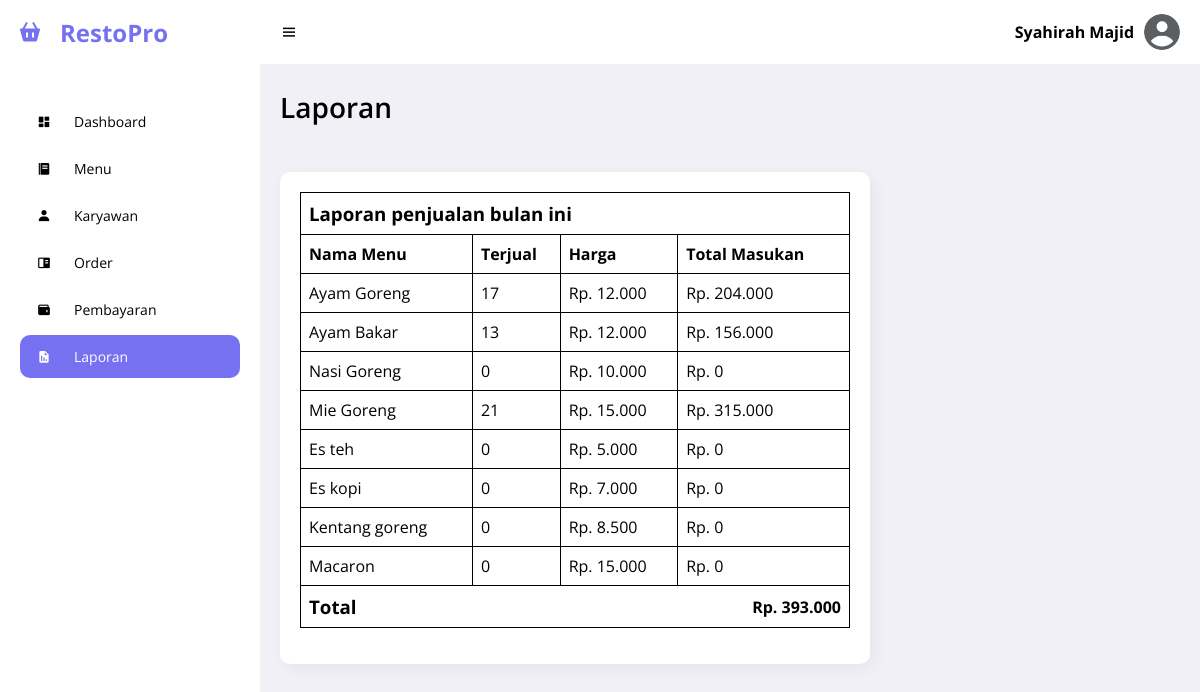
Page /views/laporan.php (signed in) on the committed database.
### tables this page shows
CREATE TABLE `user` (
  `id_user` int(11) NOT NULL,
  `username` varchar(255) NOT NULL,
  `password` varchar(255) NOT NULL,
  `nama_lengkap` varchar(255) NOT NULL,
  `id_role` int(11) NOT NULL,
  `status` varchar(255) NOT NULL,
  `gambar_user` varchar(255) NOT NULL
);

CREATE TABLE `menu` (
  `id_menu` int(11) NOT NULL,
  `nama_menu` varchar(255) NOT NULL,
  `harga` int(100) NOT NULL,
  `stok` int(100) NOT NULL,
  `status_menu` varchar(255) NOT NULL,
  `gambar_menu` varchar(255) NOT NULL
);

### views/laporan.php (the view, shortened to what this page needs)
<?php
include "../config/database.php";
$current_page = basename($_SERVER["PHP_SELF"]);
$page_name = pathinfo($current_page, PATHINFO_FILENAME);
$id = $_SESSION["id_user"];
if (isset($_SESSION["username"])) {
    $query = "SELECT * FROM user NATURAL JOIN role WHERE id_user = $id";
    $sql = mysqli_query($koneksi, $query);
    while ($r = mysqli_fetch_array($sql)) {
?>
        <!DOCTYPE html>
        <html lang="en">
        <head>
            <link rel="stylesheet" href="/kasir/assets/css/main.css">
            <link rel="stylesheet" href="/kasir/assets/css/sidebar.css">
            <link rel="stylesheet" href="/kasir/assets/css/navbar.css">
            <link href="https://unpkg.com/boxicons@2.0.9/css/boxicons.min.css" rel="stylesheet">
        </head>
        <body>
            <?php include "../views/partials/sidebar.php" ?>
            <section id="content">
                <?php include "../views/partials/navbar.php" ?>
                <main>
                    <div class="menu-head">
                        <h1 class="title"><?php echo $page_name ?></h1>
                    </div>
                    <div class="info">
                        <div class="top-row">
                            <h3>Laporan penjualan bulan ini</h3>
                        </div>
                        <table class="table-info">
                            <tr>
                                <th>Nama Menu</th>
                                <th>Terjual</th>
                                <th>Harga</th>
                                <th>Total Masukan</th>
                            </tr>
                            <?php
                            $query_lihat_menu = "SELECT * FROM menu";
                            $sql_lihat_menu = mysqli_query($koneksi, $query_lihat_menu);
                            while ($r_lihat_menu = mysqli_fetch_array($sql_lihat_menu)) {
                                $id_menu = $r_lihat_menu["id_menu"];
                            ?>
                                <tr>
                                    <td><?php echo $r_lihat_menu["nama_menu"]; ?></td>
                                    <td>
                                        <?php
                                        $query_jumlah = "SELECT SUM(jumlah_terjual) AS jumlah_terjual FROM stok_out LEFT JOIN transaksi ON stok_out.id_transaksi = transaksi.id_transaksi WHERE id_menu = $id_menu AND status_cetak = 'belum cetak'";
                                        $sql_jumlah = mysqli_query($koneksi, $query_jumlah);
                                        $result_jumlah = mysqli_fetch_array($sql_jumlah);
                                        if ($result_jumlah["jumlah_terjual"] != 0 || $result_jumlah["jumlah_terjual"] != null || $result_jumlah["jumlah_terjual"] != "") {
                                            $jml = $result_jumlah["jumlah_terjual"];
                                            echo $jml;
                                        } else {
                                            $jml = 0;
                                            echo $jml;
                                        }
                                        ?>
                                    </td>
                                    <td>
                                        <?php
                                        echo "Rp. " . number_format($r_lihat_menu["harga"], 0, ",", ".");
                                        ?>
                                    </td>
                                    <td>
                                        <?php
                                        $query_jumlah = "select sum(jumlah_terjual) as jumlah_terjual from stok_out left join transaksi on stok_out.id_transaksi = transaksi.id_transaksi where id_menu = $id_menu and status_cetak = 'belum cetak'";
                                        $sql_jumlah = mysqli_query($koneksi, $query_jumlah);
                                        $result_jumlah = mysqli_fetch_array($sql_jumlah);
                                        if ($result_jumlah["jumlah_terjual"] != 0 || $result_jumlah["jumlah_terjual"] != null || $result_jumlah["jumlah_terjual"] != "") {
                                            $jml = $result_jumlah["jumlah_terjual"] * $r_lihat_menu["harga"];
                                            echo "Rp. " . number_format($jml, 0, ",", ".");
                                        } else {
                                            $jml = $result_jumlah["jumlah_terjual"] * $r_lihat_menu["harga"];
                                            echo "Rp. " . number_format($jml, 0, ",", ".");
                                        }
                                        ?>
                                    </td>
                                </tr>
                            <?php } ?>
                        </table>
                        <div class="bottom-row">
                            <h3>Total</h3>
                            <p>
                                <?php
                                $current_year = date("Y");
                                $query_profit_per_month = "SELECT MONTH(waktu_pesan) AS month, SUM(uang_bayar - uang_kembali) AS net_profit FROM pesanan WHERE YEAR(waktu_pesan) = $current_year GROUP BY MONTH(waktu_pesan)";
                                $sql_profit_per_month = mysqli_query($koneksi, $query_profit_per_month);
                                $r_profit_per_month = mysqli_fetch_array($sql_profit_per_month);
                                $profit = $r_profit_per_month["net_profit"];
                                $format_int_profit = "Rp. " . number_format($profit, 0, ",", ".");
                                echo $format_int_profit
                                ?>
                            </p>
                        </div>
                    </div>
                </main>
            </section>
        </body>
        </html>
<?php }
} else {
    header("location: /kasir/keluar.php");
}
?>

### views/partials/sidebar.php
<section id="sidebar">
    <div class="brand">
        <i class="bx bxs-basket icon"></i>
        RestoPro
    </div>
    <ul class="side-menu">
        <li>
            <a href="../dashboard.php" class="<?= ($current_page == "dashboard.php") ? "active" : "" ?>">
                <i class="bx bxs-dashboard icon"></i>
                Dashboard
            </a>
        </li>
        <li>
            <a href="/kasir/views/menu.php" class="<?= ($current_page == "menu.php") ? "active" : "" ?>">
                <i class="bx bxs-food-menu icon"></i>
                Menu
            </a>
        </li>
        <?php if ($r["id_role"] == 1) { ?>
            <li>
                <a href="/kasir/views/karyawan.php" class="<?= ($current_page == "karyawan.php") ? "active" : "" ?>">
                    <i class="bx bxs-user icon"></i>
                    Karyawan
                </a>
            </li>
        <?php } ?>
        <li>
            <a href="/kasir/views/order.php" class="<?= ($current_page == "order.php") ? "active" : "" ?>">
                <i class="bx bxs-book-content icon"></i>
                Order
            </a>
        </li>
        <li>
            <a href="/kasir/views/transaksi.php" class="<?= ($current_page == "transaksi.php") ? "active" : "" ?>">
                <i class="bx bxs-wallet icon"></i>
                Pembayaran
            </a>
        </li>
        <li>
            <a href="/kasir/views/laporan.php" class="<?= ($current_page == "laporan.php") ? "active" : "" ?>">
                <i class="bx bxs-report icon"></i>
                Laporan
            </a>
        </li>
    </ul>
</section>

### views/partials/navbar.php (shortened to what this page needs)
<nav>
    <i class="bx bx-menu toggle-sidebar"></i>
    <div class="profile">
        <p><?php echo $r["nama_lengkap"] ?></p>
        <img src="/kasir/assets/img/user/<?php echo $r["gambar_user"] ?>" alt="Profile Icon">
    </div>
</nav>

### assets/css/main.css (style rules this page uses)
* { font-family: "Open Sans", sans-serif; margin: 0; padding: 0; box-sizing: border-box; }
:root { --grey: #f1f0f6; --dark-grey: #8d8d8d; --light: #fff; --dark: #000; --blue: #7571f1; --light-blue: #d0d3ff; --dark-blue: #290ccd; }
html { overflow-x: hidden; }
body { background: var(--grey); overflow-x: hidden; height: 100vh; }
a { text-decoration: none; }
li { list-style: none; }
#content { position: relative; width: calc(100% - 260px); left: 260px; transition: all 0.3s ease; }
main { width: 100%; padding: 24px 20px 20px 20px; }
main .title { font-size: 28px; font-weight: 600; margin-bottom: 10px; text-transform: capitalize; }
main .menu-head { display: flex; flex-direction: row; align-items: center; justify-content: space-between; margin-bottom: 36px; }
.bottom-row { font-weight: bold; }
.info { padding: 20px; border-radius: 10px; background: var(--light); width: fit-content; max-width: 100%; box-shadow: 4px 4px 16px rgba(0, 0, 0, 0.05); }
.info .table-info { width: 550px; max-width: 100%; border-collapse: collapse; }
.info .table-info tr > th, .info .table-info tr > td { text-align: start; border: 1px solid black; padding: 0.5em 0 0.5em 0.5em; }
.top-row, .bottom-row { border: 1px solid black; margin: 0; display: flex; align-items: center; justify-content: space-between; padding: 0.5em; }
.bottom-row { border-top: none; margin-bottom: 1em; }
.top-row { border-bottom: none; }

### assets/css/sidebar.css (style rules this page uses)
#sidebar { position: fixed; max-width: 260px; width: 100%; background: var(--light); top: 0; left: 0; height: 100%; overflow-y: auto; scrollbar-width: none; transition: all 0.3s ease; z-index: 200; }
#sidebar .brand { font-size: 24px; display: flex; align-items: center; height: 64px; font-weight: 700; color: var(--blue); position: sticky; top: 0; left: 0; z-index: 100; background: var(--light); transition: all 0.3s ease; padding: 0 6px; }
#sidebar .icon { min-width: 48px; display: flex; justify-content: center; align-items: center; margin-right: 6px; }
#sidebar .side-menu { margin: 36px 0; padding: 0 20px; transition: all 0.3s ease; }
#sidebar .side-menu a { display: flex; align-items: center; font-size: 14px; color: var(--dark); padding: 12px 16px 12px 0; transition: all 0.3s ease; border-radius: 10px; margin: 4px 0; white-space: nowrap; }
#sidebar .side-menu > li > a.active, #sidebar .side-menu > li > a.active:hover { background: var(--blue); color: var(--light); }

### assets/css/navbar.css (style rules this page uses)
nav { background: var(--light); height: 64px; padding: 0 20px; display: flex; align-items: center; justify-content: space-between; grid-gap: 28px; position: sticky; top: 0; left: 0; z-index: 100; }
nav .toggle-sidebar { font-size: 18px; cursor: pointer; }
nav .profile { position: relative; display: flex; align-items: center; }
nav .profile p { font-weight: bold; margin-right: 10px; }
nav .profile img { width: 36px; height: 36px; border-radius: 50%; object-fit: cover; cursor: pointer; }

### rows in the picture
user: shows "Karyawan", nama_lengkap "Syahirah Majid", gambar_user (picture), format_int_profit "Rp. 393.000"
menu: nama_menu "Ayam Goreng", jml "17", harga "12.000", jml "204.000"
menu: nama_menu "Ayam Bakar", jml "13", harga "12.000", jml "156.000"
menu: nama_menu "Nasi Goreng", jml "0", harga "10.000"
menu: nama_menu "Mie Goreng", jml "21", harga "15.000", jml "315.000"
menu: nama_menu "Es teh", jml "0", harga "5.000"
menu: nama_menu "Es kopi", jml "0", harga "7.000"
menu: nama_menu "Kentang goreng", jml "0", harga "8.500"
menu: nama_menu "Macaron", jml "0", harga "15.000"
